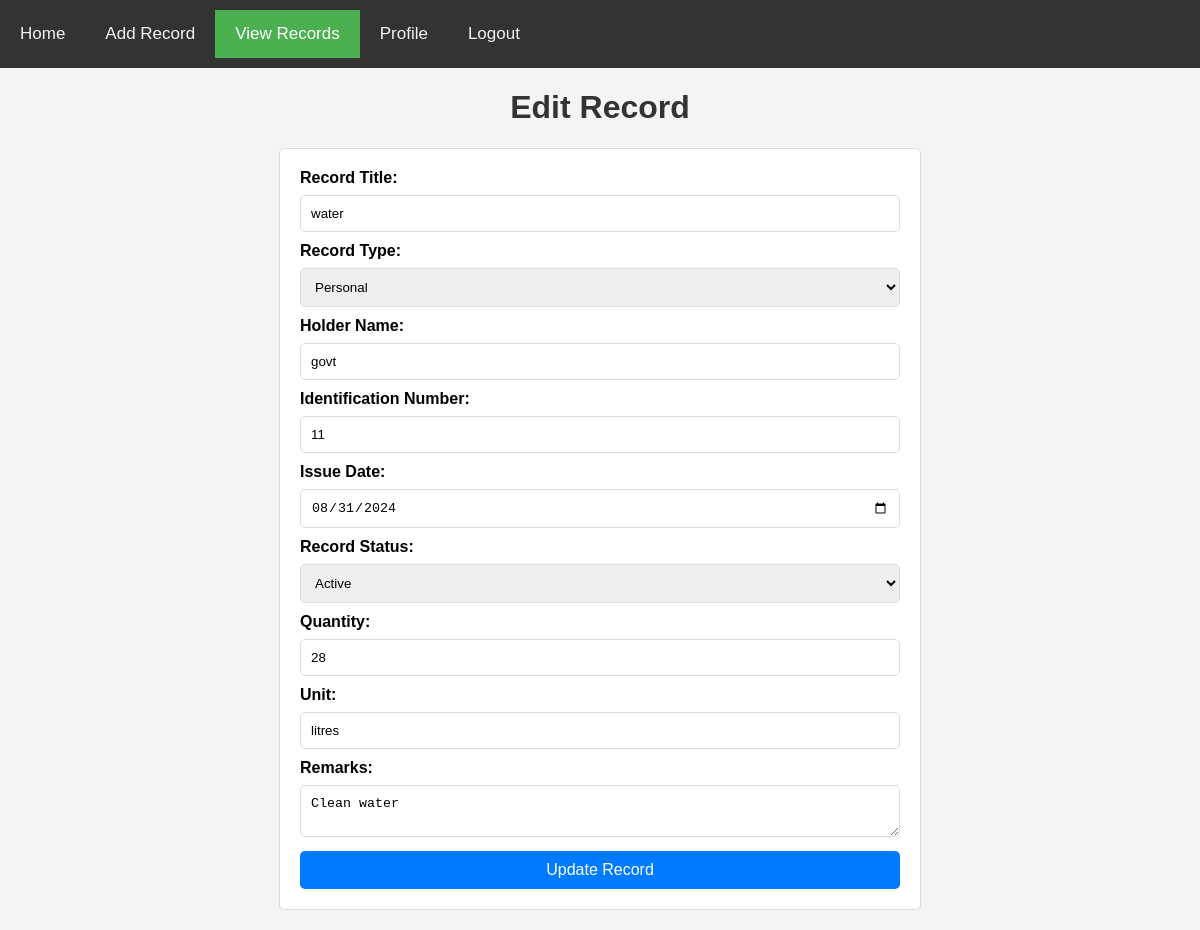
The page /pages/edit_record.php?id=11 (signed in) on the database its author committed.
### tables this page shows
CREATE TABLE `records` (
  `record_id` int(11) NOT NULL,
  `record_title` varchar(255) NOT NULL,
  `record_type` enum('Personal','Property','Legal','Other') NOT NULL,
  `holder_name` varchar(255) NOT NULL,
  `identification_number` varchar(100) NOT NULL,
  `issue_date` date NOT NULL,
  `record_status` enum('Active','Inactive','Expired') DEFAULT 'Active',
  `submitted_by` int(11) DEFAULT NULL,
  `date_registered` datetime DEFAULT current_timestamp(),
  `last_updated` datetime DEFAULT current_timestamp() ON UPDATE current_timestamp(),
  `remarks` text DEFAULT NULL,
  `quantity` float DEFAULT NULL,
  `unit` varchar(50) DEFAULT NULL
);

### pages/edit_record.php (the view, shortened to what this page needs)
<?php
require_once "../db.php";
if (isset($_GET['id'])) {
    $record_id = intval($_GET['id']);
} else {
    echo "<p>Invalid request. Please provide a valid record ID.</p>";
    exit();
}
if ($_SERVER["REQUEST_METHOD"] == "GET") {
    $sql = "SELECT * FROM records WHERE record_id = ?";
    $stmt = $conn->prepare($sql);
    $stmt->bind_param("i", $record_id);
    $stmt->execute();
    $result = $stmt->get_result();
    $record = $result->fetch_assoc();
}
?>
<!DOCTYPE html>
<html lang="en">
<head>
    <link rel="stylesheet" href="../css/style.css">
</head>
<body>
    <div class="navbar">
        <a href="home.php">Home</a>
        <a href="add_record.php">Add Record</a>
        <a href="view_records.php" class="active">View Records</a>
        <a href="profile.php">Profile</a>
        <a href="logout.php">Logout</a>
    </div>
    <h1>Edit Record</h1>
    <form id="editForm" action="edit_record.php?id=<?php echo urlencode($record_id); ?>" method="post" onsubmit="return confirmUpdate()">
        <label for="record_title">Record Title:</label>
        <input type="text" id="record_title" name="record_title" value="<?php echo htmlspecialchars($record['record_title']); ?>" required>
        <label for="record_type">Record Type:</label>
        <select id="record_type" name="record_type" required>
            <option value="Personal" <?php if ($record['record_type'] == 'Personal') echo 'selected'; ?>>Personal</option>
        </select>
        <label for="holder_name">Holder Name:</label>
        <input type="text" id="holder_name" name="holder_name" value="<?php echo htmlspecialchars($record['holder_name']); ?>" required>
        <label for="identification_number">Identification Number:</label>
        <input type="text" id="identification_number" name="identification_number" value="<?php echo htmlspecialchars($record['identification_number']); ?>" required>
        <label for="issue_date">Issue Date:</label>
        <input type="date" id="issue_date" name="issue_date" value="<?php echo htmlspecialchars($record['issue_date']); ?>" required>
        <label for="record_status">Record Status:</label>
        <select id="record_status" name="record_status">
            <option value="Active" <?php if ($record['record_status'] == 'Active') echo 'selected'; ?>>Active</option>
        </select>
        <label for="quantity">Quantity:</label>
        <input type="number" id="quantity" name="quantity" step="any" value="<?php echo htmlspecialchars($record['quantity']); ?>">
        <label for="unit">Unit:</label>
        <input type="text" id="unit" name="unit" value="<?php echo htmlspecialchars($record['unit']); ?>">
        <label for="remarks">Remarks:</label>
        <textarea id="remarks" name="remarks"><?php echo htmlspecialchars($record['remarks']); ?></textarea>
        <button type="submit" style="width: 100%; padding: 10px; background-color: #007BFF; color: #fff; border: none; border-radius: 5px; cursor: pointer; font-size: 16px;">Update Record</button>
    </form>
</body>
</html>

### css/style.css (style rules this page uses)
body { font-family: Arial, sans-serif; background-color: #f4f4f4; margin: 0; padding: 0; }
h1 { text-align: center; color: #333; }
.navbar { overflow: hidden; background-color: #333; padding: 10px 0; }
.navbar a { float: left; display: block; color: #f2f2f2; text-align: center; padding: 14px 20px; text-decoration: none; font-size: 17px; }
.navbar a.active { background-color: #4CAF50; color: white; }
form { max-width: 600px; margin: 20px auto; padding: 20px; background-color: #fff; border: 1px solid #ddd; border-radius: 5px; }
form label { display: block; margin-bottom: 8px; font-weight: bold; }
form input, form select, form textarea { width: 100%; padding: 10px; margin-bottom: 10px; border: 1px solid #ddd; border-radius: 5px; box-sizing: border-box; }
form button { width: 100%; padding: 10px; color: #fff; border: none; border-radius: 5px; cursor: pointer; font-size: 16px; }
@media only screen and (min-width: 993px) { .navbar a { float: left; } }
@media only screen and (min-width: 993px) { form { padding: 20px; } }

### rows shown on the page
records: record_title "water", record_type "Personal", holder_name "govt", identification_number "11", issue_date "08/31/2024", record_status "Active", quantity "28", unit "litres", remarks "Clean water"
